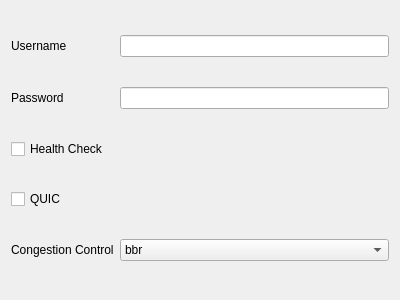
<?xml version="1.0" encoding="UTF-8"?>
<ui version="4.0">
 <class>EditTrustTunnel</class>
 <widget class="QWidget" name="EditTrustTunnel">
  <property name="geometry">
   <rect>
    <x>0</x>
    <y>0</y>
    <width>400</width>
    <height>300</height>
   </rect>
  </property>
  <property name="windowTitle">
   <string notr="true">Form</string>
  </property>
  <layout class="QGridLayout" name="gridLayout">
   <item row="1" column="0">
    <widget class="QLabel" name="label_2">
     <property name="text">
      <string>Password</string>
     </property>
    </widget>
   </item>
   <item row="2" column="0">
    <widget class="QCheckBox" name="health_check">
     <property name="text">
      <string>Health Check</string>
     </property>
    </widget>
   </item>
   <item row="0" column="1">
    <widget class="QLineEdit" name="username"/>
   </item>
   <item row="1" column="1">
    <widget class="QLineEdit" name="password"/>
   </item>
   <item row="0" column="0">
    <widget class="QLabel" name="label">
     <property name="text">
      <string>Username</string>
     </property>
    </widget>
   </item>
   <item row="4" column="1">
    <widget class="QComboBox" name="congestion_control">
     <item>
      <property name="text">
       <string>bbr</string>
      </property>
     </item>
     <item>
      <property name="text">
       <string>cubic</string>
      </property>
     </item>
     <item>
      <property name="text">
       <string>reno</string>
      </property>
     </item>
     <item>
      <property name="text">
       <string>bbr_standard</string>
      </property>
     </item>
     <item>
      <property name="text">
       <string>bbr2</string>
      </property>
     </item>
     <item>
      <property name="text">
       <string>bbr_variant</string>
      </property>
     </item>
    </widget>
   </item>
   <item row="4" column="0">
    <widget class="QLabel" name="label_3">
     <property name="text">
      <string>Congestion Control</string>
     </property>
    </widget>
   </item>
   <item row="3" column="0">
    <widget class="QCheckBox" name="quic">
     <property name="text">
      <string>QUIC</string>
     </property>
    </widget>
   </item>
  </layout>
 </widget>
 <resources/>
 <connections/>
</ui>
